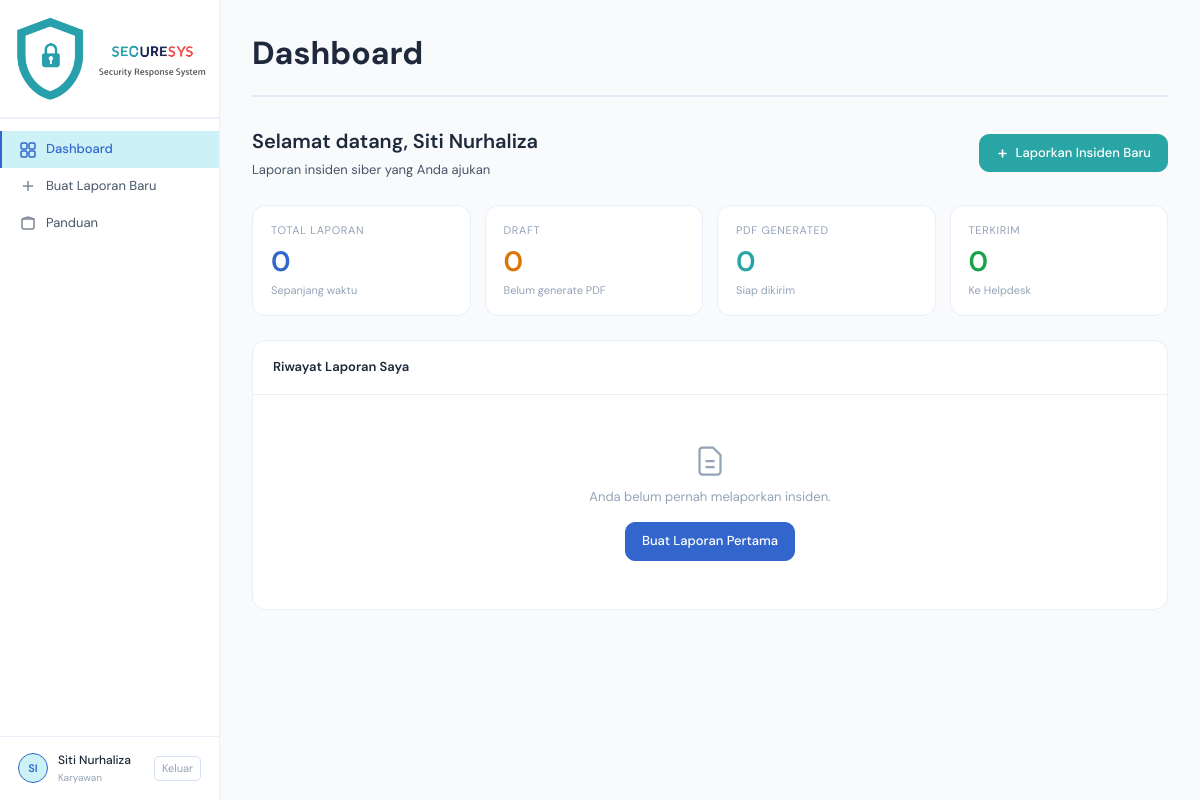
/dashboard (signed in), run on an earlier commit of the app's database.
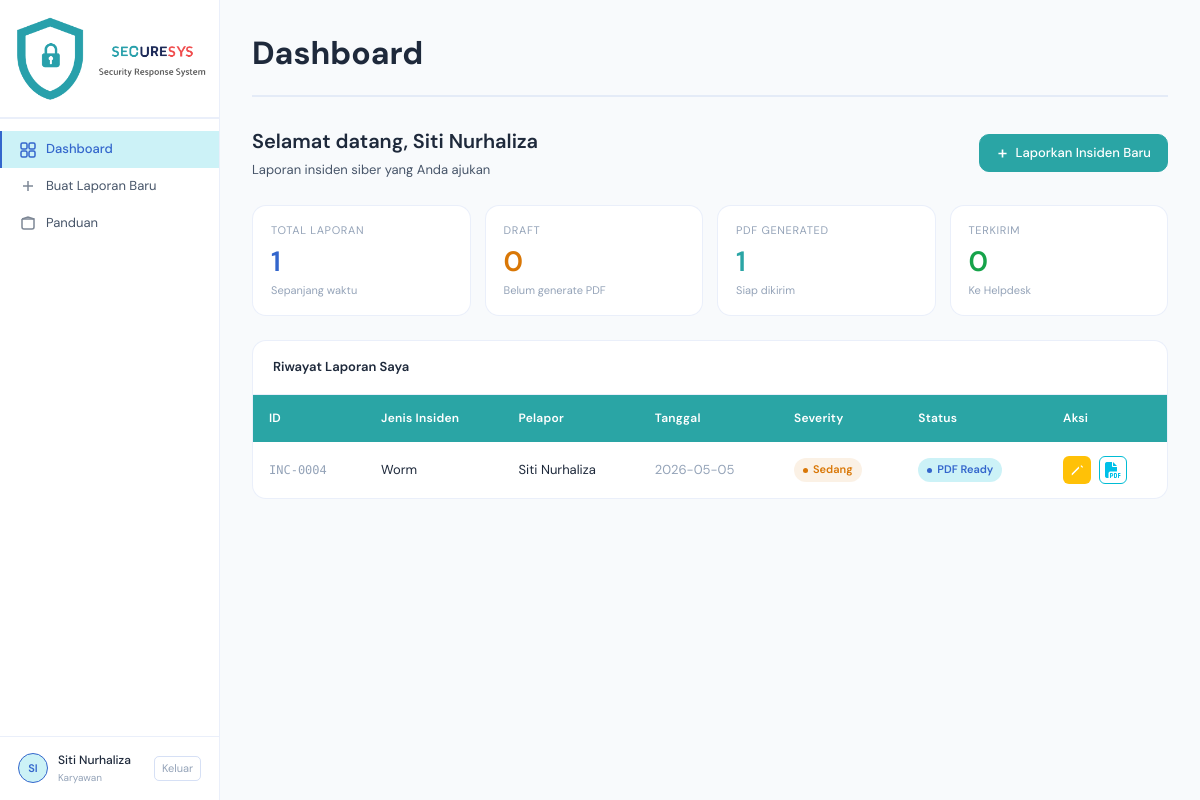
And on a later commit of the database.
### app.py (models this page shows)
class LaporanInsiden(db.Model):
    id = db.Column(db.Integer, primary_key=True)
    nomor_insiden = db.Column(db.String(20), unique=True, nullable=False)
    jenis_insiden = db.Column(db.String(50), nullable=False)
    tanggal = db.Column(db.String(20), nullable=False)
    jam = db.Column(db.String(10), nullable=False)
    lokasi = db.Column(db.String(100), nullable=False)
    tim_csirt = db.Column(db.String(100))
    sistem_terdampak = db.Column(db.String(200))
    tingkat_keparahan = db.Column(db.String(20), nullable=False)
    deskripsi_kejadian = db.Column(db.Text, nullable=False)
    ringkasan_insiden = db.Column(db.Text)
    kronologi = db.Column(db.Text)
    dampak = db.Column(db.Text)
    tindakan_awal = db.Column(db.Text)
    akar_masalah = db.Column(db.Text)
    ioc_hash = db.Column(db.String(200))
    ioc_ip_domain = db.Column(db.String(200))
    ioc_port_media = db.Column(db.String(200))
    analisis_teknis = db.Column(db.Text)
    aksi_soc = db.Column(db.Text)
    aksi_ir = db.Column(db.Text)
    pemulihan = db.Column(db.Text)
    rekomendasi = db.Column(db.Text)
    status = db.Column(db.String(20), default='Draft')
    pdf_filename = db.Column(db.String(200))
    pelapor_id = db.Column(db.Integer, db.ForeignKey('user.id'), nullable=False)
    created_at = db.Column(db.DateTime, default=datetime.utcnow)
    updated_at = db.Column(db.DateTime, default=datetime.utcnow, onupdate=datetime.utcnow)

### app.py (the view)
@app.route('/dashboard')
@login_required
def user_dashboard():
    laporan_list = LaporanInsiden.query.filter_by(
        pelapor_id=session['user_id']
    ).order_by(LaporanInsiden.created_at.desc()).all()
    return render_template('user_dashboard.html', laporan_list=laporan_list)

### app.py (called while the page is built)
def login_required(f):
    @wraps(f)
    def decorated(*args, **kwargs):
        if 'user_id' not in session:
            flash('Silakan login terlebih dahulu.', 'warning')
            return redirect(url_for('login'))
        return f(*args, **kwargs)
    return decorated

### templates/user_dashboard.html (shortened to what the changed rows need)
{% extends 'base.html' %}
{% block content %}
<div style="margin-bottom: 28px; padding-bottom: 16px; border-bottom: 2px solid var(--border);">
  <h1 style="font-size: 32px; font-weight: 700; color: var(--text); margin: 0;">Dashboard</h1>
</div>
{% set total = laporan_list|length %}
{% set draft = laporan_list|selectattr('status','eq','Draft')|list|length %}
{% set pdf_gen = laporan_list|selectattr('status','eq','PDF Generated')|list|length %}
{% set terkirim = laporan_list|selectattr('status','eq','Terkirim')|list|length %}
<div class="stats-grid fade-up fade-up-1" style="grid-template-columns:repeat(4,1fr)">
  <div class="stat-card">
    <div class="stat-label">Total Laporan</div>
    <div class="stat-value blue">{{ total }}</div>
    <div class="stat-delta">Sepanjang waktu</div>
  </div>
  <div class="stat-card">
    <div class="stat-label">PDF Generated</div>
    <div class="stat-value teal">{{ pdf_gen }}</div>
    <div class="stat-delta">Siap dikirim</div>
  </div>
</div>
<div class="table-card fade-up fade-up-2">
  {% if laporan_list %}
  <table>
    <thead>
      <tr>
        <th>ID</th>
        <th>Jenis Insiden</th>
        <th>Pelapor</th>
        <th>Tanggal</th>
        <th>Severity</th>
        <th>Status</th>
        <th>Aksi</th>
      </tr>
    </thead>
    <tbody>
    {% for lap in laporan_list %}
    <tr>
      <td class="id-cell">{{ lap.nomor_insiden }}</td>
      <td>{{ lap.jenis_insiden }}</td>
      <td>{{ session.nama }}</td>
      <td style="color:var(--text3)">{{ lap.tanggal }}</td>
      <td>
        {% if lap.tingkat_keparahan == 'Tinggi' %}<span class="badge red"><span class="badge-dot"></span>Tinggi</span>
        {% elif lap.tingkat_keparahan == 'Sedang' %}<span class="badge amber"><span class="badge-dot"></span>Sedang</span>
        {% else %}<span class="badge green"><span class="badge-dot"></span>Rendah</span>{% endif %}
      </td>
      <td>
        {% if lap.status == 'Draft' %}<span class="badge gray"><span class="badge-dot"></span>Draft</span>
        {% elif lap.status == 'PDF Generated' %}<span class="badge blue"><span class="badge-dot"></span>PDF Ready</span>
        {% elif lap.status == 'Terkirim' %}<span class="badge green"><span class="badge-dot"></span>Terkirim</span>
        {% else %}<span class="badge gray"><span class="badge-dot"></span>{{ lap.status }}</span>{% endif %}
      </td>
      <td>
        <div class="flex-gap" style="gap: 8px;">
          <a href="{{ url_for('user_detail', id=lap.id) }}" title="Edit" style="display: inline-flex; align-items: center; justify-content: center; width: 28px; height: 28px; background: #ffc107; border-radius: 6px; color: #fff; text-decoration: none;">
            <svg width="14" height="14" viewBox="0 0 16 16" fill="currentColor"><path d="M2 13.5V14h.5l8-8L10 4l-8 8v.5H2zm10-10l1-1 2 2-1 1-2-2z"/></svg>
          </a>
          {% if lap.pdf_filename %}
          <a href="{{ url_for('download_pdf', id=lap.id) }}" title="Download PDF" style="display: inline-flex; align-items: center; justify-content: center; width: 28px; height: 28px; background: #ffffff; border: 1px solid #00bcd4; border-radius: 6px; color: #fff; text-decoration: none;">
            <img src="{{ url_for('static', filename='img/Picture1.png') }}" alt="PDF" style="width: 16px; height: 16px; object-fit: contain;">
          </a>
          {% endif %}
        </div>
      </td>
    </tr>
    {% endfor %}
    </tbody>
  </table>
  {% else %}
  <div class="empty-state">
    <svg width="36" height="36" viewBox="0 0 24 24" fill="none" stroke="currentColor" stroke-width="1.5" style="margin:0 auto;display:block;color:var(--text3)"><path d="M9 12h6M9 16h6M17 21H7a2 2 0 01-2-2V5a2 2 0 012-2h7l5 5v11a2 2 0 01-2 2z"/></svg>
    <p>Anda belum pernah melaporkan insiden.</p>
    <a href="{{ url_for('laporkan_step1') }}" class="btn btn-primary" style="margin-top:14px;display:inline-flex">Buat Laporan Pertama</a>
  </div>
  {% endif %}
</div>
{% endblock %}

What changed in the data, as far as the page shows it:
added LaporanInsiden: nomor_insiden "INC-0004", jenis_insiden "Worm", nama "Siti Nurhaliza", tanggal "2026-05-05", tingkat_keparahan "Sedang" (drawn), status "PDF Generated" (drawn)
Also different on the page:
{{ total }}: "0" → "1"
{{ pdf_gen }}: "0" → "1"
text no longer shown: "Anda belum pernah melaporkan insiden. Buat Laporan Pertama"
text now shown: "ID Jenis Insiden Pelapor Tanggal Severity Status Aksi"
